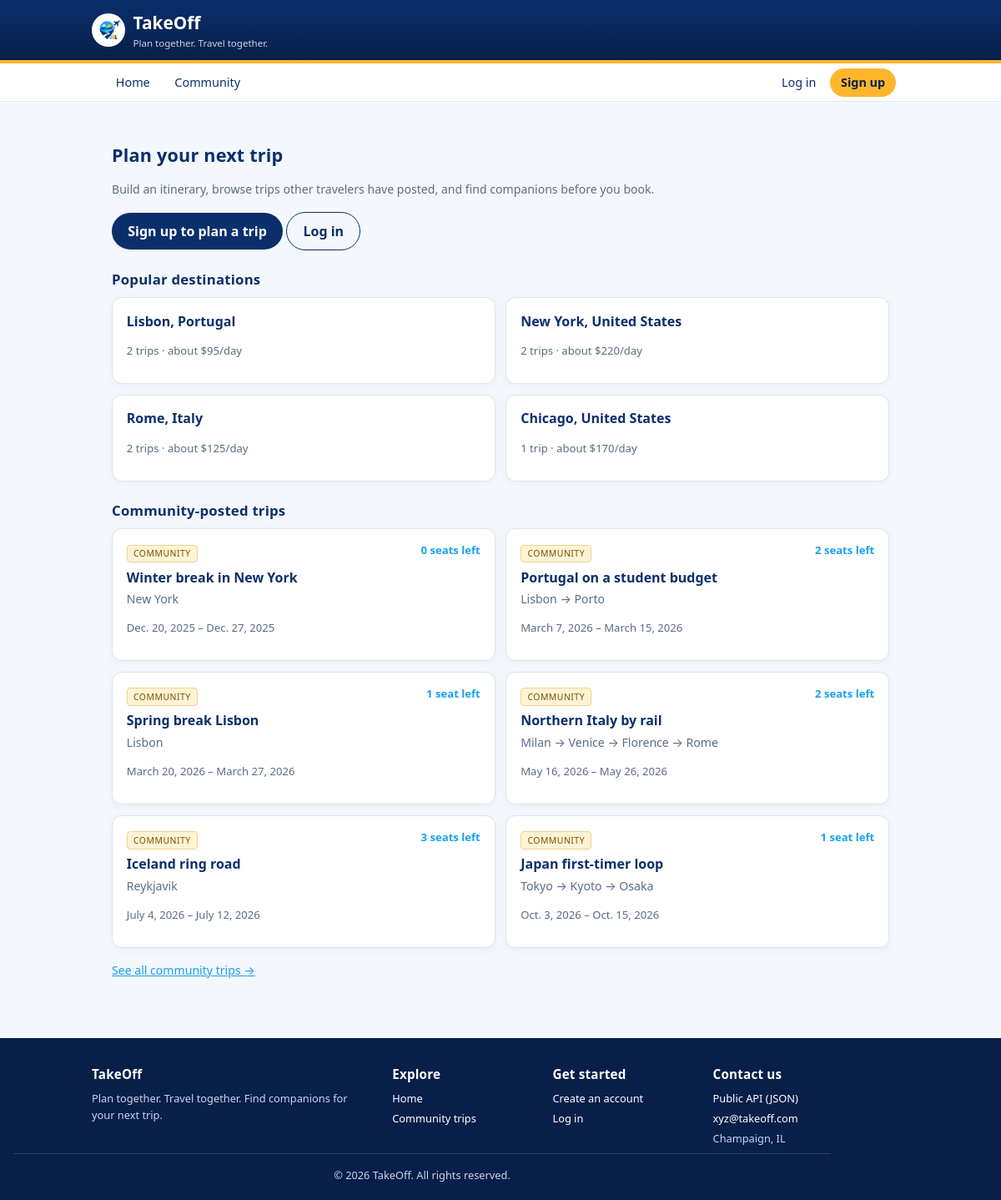
The page / on the database its author committed.
### trips/models.py (models this page shows, shortened)
class Destination(models.Model):
    destination_id = models.AutoField(primary_key=True)
    name = models.CharField(max_length=80)                 # e.g. "Florence"
    country = models.CharField(max_length=60)              # e.g. "Italy"
    iata_code = models.CharField(
        max_length=3,
        blank=True,
        default="",
        help_text="Primary airport code, e.g. FLR. Blank if the city has no airport.",
    )
    timezone = models.CharField(max_length=40, default="UTC")
    avg_daily_cost_usd = models.DecimalField(
        max_digits=7,
        decimal_places=2,
        default=0,
        help_text="Rough per-person daily spend, used to sanity-check trip budgets.",
    )
    class Meta:
        ordering = ["country", "name"]
        constraints = [
            models.UniqueConstraint(
                fields=["name", "country"],
                name="uniq_destination_name_per_country",
            )
        ]

class Trip(models.Model):
    PRIVATE = "private"
    PUBLIC = "public"
    VISIBILITY_CHOICES = [
        (PRIVATE, "Private (only me)"),
        (PUBLIC, "Public (open to join requests)"),
    ]
    DRAFT = "draft"
    PLANNED = "planned"
    COMPLETED = "completed"
    STATUS_CHOICES = [
        (DRAFT, "Draft"),
        (PLANNED, "Planned"),
        (COMPLETED, "Completed"),
    ]
    trip_id = models.AutoField(primary_key=True)
    owner = models.ForeignKey(
        Traveler,
        on_delete=models.CASCADE,
        related_name="trips",
    )
    title = models.CharField(max_length=100)               # e.g. "Northern Italy by rail"
    start_date = models.DateField()
    end_date = models.DateField()
    budget_min_usd = models.DecimalField(max_digits=9, decimal_places=2, default=0)
    budget_max_usd = models.DecimalField(max_digits=9, decimal_places=2, default=0)
    group_size = models.PositiveSmallIntegerField(default=1)
    seats_open = models.PositiveSmallIntegerField(
        default=0,
        help_text="How many companions the poster will still accept. 0 = closed.",
    )
    visibility = models.CharField(max_length=10, choices=VISIBILITY_CHOICES, default=PRIVATE)
    status = models.CharField(max_length=10, choices=STATUS_CHOICES, default=DRAFT)
    created_at = models.DateTimeField(auto_now_add=True)
    companions = models.ManyToManyField(
        Traveler,
        through="JoinRequest",
        related_name="joined_trips",
        blank=True,
    )
    class Meta:
        ordering = ["start_date", "title"]
        constraints = [
            models.UniqueConstraint(
                fields=["owner", "title", "start_date"],
                name="uniq_trip_title_per_owner_per_start",
            ),
            models.CheckConstraint(
                condition=models.Q(end_date__gte=models.F("start_date")),
                name="trip_end_date_after_start_date",
            ),
        ]
    def get_absolute_url(self):
        return reverse("trips:trip-detail", kwargs={"pk": self.pk})

class TripStop(models.Model):
    stop_id = models.AutoField(primary_key=True)
    trip = models.ForeignKey(
        Trip,
        on_delete=models.CASCADE,
        related_name="stops",
    )
    destination = models.ForeignKey(
        Destination,
        on_delete=models.PROTECT,
        related_name="stops",
    )
    position = models.PositiveSmallIntegerField(
        help_text="1-based order of this city within the route.",
    )
    nights = models.PositiveSmallIntegerField(default=1)
    notes = models.CharField(max_length=200, blank=True, default="")
    class Meta:
        ordering = ["trip", "position"]
        constraints = [
            models.UniqueConstraint(
                fields=["trip", "position"],
                name="uniq_stop_position_per_trip",
            ),
            models.UniqueConstraint(
                fields=["trip", "destination"],
                name="uniq_destination_per_trip",
            ),
        ]

### trips/views.py (the view)
# urls.py: 2. Add a URL to urlpatterns:  path('', views.home, name='home')
def home(request):
    trips = (
        Trip.objects.filter(visibility=Trip.PUBLIC)
        .select_related("owner")
        .prefetch_related("stops__destination")[:6]
    )
    return render(request, "trips/home.html", {"trips": trips, "popular": destination_popularity(request.user)[:4]})

### trips/views.py (called while the page is built)
def destination_popularity(user=None):
    can_see = Q(stops__trip__visibility=Trip.PUBLIC)
    if user is not None and user.is_authenticated:
        can_see |= Q(stops__trip__owner__user=user)
        can_see |= Q(stops__trip__join_requests__requester__user=user,
                     stops__trip__join_requests__status=JoinRequest.ACCEPTED)
    return (
        Destination.objects
        .annotate(
            n_trips=Count("stops__trip", filter=can_see, distinct=True),
            n_public=Count("stops__trip", filter=Q(stops__trip__visibility=Trip.PUBLIC), distinct=True),
        )
        .filter(n_trips__gt=0)  # hide cities nobody has planned to visit
        .order_by("-n_trips", "name")
    )

### templates/trips/home.html (shortened to what this page needs)
{% extends "trips/base.html" %}
{% block content %}
  <h2 class="section-title">Plan your next trip</h2>
  <p class="meta">Build an itinerary, browse trips other travelers have posted, and find companions
     before you book.</p>
  <p>
    {% if user.is_authenticated %}
      <a class="button" href="{% url 'trips:trip-create' %}">Plan a trip</a>
      <a class="button secondary" href="{% url 'trips:trip-search' %}">Search community trips</a>
    {% else %}
      <a class="button" href="{% url 'trips:signup' %}">Sign up to plan a trip</a>
      <a class="button secondary" href="{% url 'trips:login' %}">Log in</a>
    {% endif %}
  </p>
  <h3 class="section-title">Popular destinations</h3>
  <div class="trip-grid">
    {% for d in popular %}
      <a class="trip-card" href="{% if user.is_authenticated %}{% url 'trips:trip-search' %}?q={{ d.name|urlencode }}{% else %}{% url 'trips:trip-list-generic' %}{% endif %}">
        <p class="title">{{ d.name }}, {{ d.country }}</p>
        <p class="meta">{{ d.n_trips }} trip{{ d.n_trips|pluralize }} &middot; about ${{ d.avg_daily_cost_usd|floatformat:0 }}/day</p>
      </a>
    {% empty %}
      <p class="empty-note">No destinations have trips yet.</p>
    {% endfor %}
  </div>
  <h3 class="section-title">Community-posted trips</h3>
  <div class="trip-grid">
    {% for trip in trips %}
      <a class="trip-card" href="{{ trip.get_absolute_url }}">
        <span class="badge community">Community</span>
        <span class="seats">{{ trip.seats_open }} seat{{ trip.seats_open|pluralize }} left</span>
        <p class="title">{{ trip.title }}</p>
        <p class="route">
          {% for stop in trip.stops.all %}{{ stop.destination.name }}{% if not forloop.last %} &rarr; {% endif %}{% empty %}Route not set yet{% endfor %}
        </p>
        <p class="meta">{{ trip.start_date }} &ndash; {{ trip.end_date }}</p>
      </a>
    {% empty %}
      <p class="empty-note">No public trips posted yet &mdash; be the first!</p>
    {% endfor %}
  </div>
  <p class="meta" style="margin-top:1rem;">
    <a href="{% url 'trips:trip-list-generic' %}">See all community trips &rarr;</a>
  </p>
{% endblock %}

### takeoff/ui-ux/static/css/style.css (style rules this page uses)
:root { --navy: #0b2f6b; --navy-dark: #071f49; --sky: #18a0f0; --sun: #ffb62d; --bg: #f4f8fd; --surface: #ffffff; --text: #16233b; --muted: #5b6b85; --border: #dbe4f0; --community: #fff3d6; --danger: #b3261e; --radius: 12px; --font-body: system-ui, -apple-system, "Segoe UI", Roboto, "Helvetica Neue", Arial, sans-serif; --font-heading: "Avenir Next", "Trebuchet MS", "Segoe UI", system-ui, sans-serif; }
* { box-sizing: border-box; }
body { margin: 0; background: var(--bg); color: var(--text); font-family: var(--font-body); line-height: 1.55; }
h1, h2, h3, h4 { font-family: var(--font-heading); color: var(--navy); letter-spacing: .2px; }
a { color: var(--sky); }
h2.section-title { font-size: 1.35rem; margin: 1.4rem 0 .5rem; }
h3.section-title { font-size: 1.05rem; margin: 1.4rem 0 .5rem; }
.meta, .muted { color: var(--muted); font-size: .88rem; }
.trip-grid { display: grid; grid-template-columns: 1fr; gap: .8rem; }
.trip-card { display: block; padding: .95rem 1.05rem; background: var(--surface); border: 1px solid var(--border); border-radius: var(--radius); text-decoration: none; color: var(--text); box-shadow: 0 2px 10px rgba(11, 47, 107, .05); transition: box-shadow .15s ease, transform .15s ease; }
.trip-card .badge, .badge { display: inline-block; font-size: .65rem; letter-spacing: .05em; text-transform: uppercase; color: var(--muted); border: 1px solid var(--border); border-radius: 4px; padding: .1rem .45rem; margin-bottom: .35rem; }
.badge.community { background: var(--community); border-color: #f0d48a; color: #7a5200; }
.trip-card .title { font-weight: 700; margin: 0 0 .2rem; color: var(--navy); }
.trip-card .route { font-size: .88rem; color: var(--muted); margin: 0 0 .2rem; }
.trip-card .meta { font-size: .82rem; color: var(--muted); }
.trip-card .seats { float: right; font-size: .82rem; color: var(--sky); font-weight: 700; }
button, .button, input[type="submit"] { display: inline-block; background: var(--navy); color: #fff; border: 0; border-radius: 999px; padding: .6rem 1.2rem; font: inherit; font-weight: 600; cursor: pointer; text-decoration: none; }
.button.secondary { background: transparent; color: var(--navy); border: 1px solid var(--navy); }
@media (min-width: 640px) { .trip-grid { grid-template-columns: 1fr 1fr; } }

### rows shown on the page
Destination: name "Lisbon", country "Portugal", n_trips "2", avg_daily_cost_usd "95"
Destination: name "New York", country "United States", n_trips "2", avg_daily_cost_usd "220"
Destination: name "Rome", country "Italy", n_trips "2", avg_daily_cost_usd "125"
Destination: name "Chicago", country "United States", n_trips "1", avg_daily_cost_usd "170"
Trip: seats_open "0", title "Winter break in New York", start_date "Dec. 20, 2025", end_date "Dec. 27, 2025"
TripStop: destination.name "New York"
Trip: seats_open "2", title "Portugal on a student budget", start_date "March 7, 2026", end_date "March 15, 2026"
TripStop: destination.name "Lisbon"
TripStop: destination.name "Porto"
Trip: seats_open "1", title "Spring break Lisbon", start_date "March 20, 2026", end_date "March 27, 2026"
TripStop: destination.name "Lisbon"
Trip: seats_open "2", title "Northern Italy by rail", start_date "May 16, 2026", end_date "May 26, 2026"
TripStop: destination.name "Milan"
TripStop: destination.name "Venice"
TripStop: destination.name "Florence"
TripStop: destination.name "Rome"
Trip: seats_open "3", title "Iceland ring road", start_date "July 4, 2026", end_date "July 12, 2026"
TripStop: destination.name "Reykjavik"
Trip: seats_open "1", title "Japan first-timer loop", start_date "Oct. 3, 2026", end_date "Oct. 15, 2026"
TripStop: destination.name "Tokyo"
TripStop: destination.name "Kyoto"
TripStop: destination.name "Osaka"
